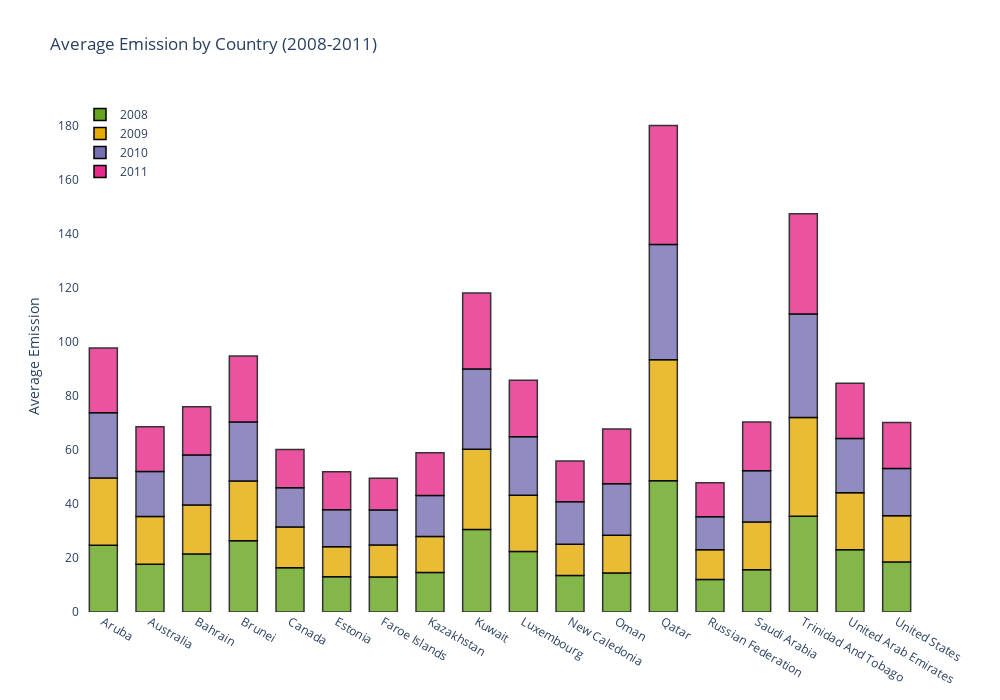

The code cell stored with this chart in its notebook:
### Code cell
# Define color schemes
colors2 = py_colors.qualitative.Dark2

# Create bar traces for each year with specified width and colors
trace1 = go.Bar(
    x=top_countries.index, y=top_countries[2008], width=0.6,
    name='2008', marker=dict(color=colors2[4], opacity=0.8, line=dict(color='rgb(0,0,0)', width=1.5))
)
trace2 = go.Bar(
    x=top_countries.index, y=top_countries[2009], width=0.6,
    name='2009', marker=dict(color=colors2[5], opacity=0.8, line=dict(color='rgb(0,0,0)', width=1.5))
)
trace3 = go.Bar(
    x=top_countries.index, y=top_countries[2010], width=0.6,
    name='2010', marker=dict(color=colors2[2], opacity=0.8, line=dict(color='rgb(0,0,0)', width=1.5))
)
trace4 = go.Bar(
    x=top_countries.index, y=top_countries[2011], width=0.6,
    name='2011', marker=dict(color=colors2[3], opacity=0.8, line=dict(color='rgb(0,0,0)', width=1.5))
)

# Combine traces into a list
data = [trace1, trace2, trace3, trace4]

# Define layout with enhancements
layout = go.Layout(
    title='Average Emission by Country (2008-2011)',
    yaxis=dict(
        title='Average Emission',
        dtick=20.0
    ),
    barmode='relative',
    paper_bgcolor="rgba(255,255,255,1)",  
    plot_bgcolor='rgba(255,255,255,1)',  
    height=700, 
    width=1000,
    legend=dict(
        x=0,
        y=1,
        bgcolor='rgba(255, 255, 255, 0.5)'
    )
)

# Create the figure with the data and layout
fig = go.Figure(data=data, layout=layout)


fig.show()

### Figure 1 — Plotly figure (JSON) as saved in the notebook; plotly's stock layout.template omitted (floating-point values rounded to 4 significant figures)
{"data": [{"marker": {"color": "rgb(102,166,30)", "line": {"color": "rgb(0,0,0)", "width": 1.5}, "opacity": 0.8}, "name": "2008", "type": "bar", "width": 0.6, "x": ["Aruba", "Australia", "Bahrain", "Brunei", "Canada", "Estonia", "Faroe Islands", "Kazakhstan", "Kuwait", "Luxembourg", "New Caledonia", "Oman", "Qatar", "Russian Federation", "Saudi Arabia", "Trinidad And Tobago", "United Arab Emirates", "United States"], "y": [24.75, 17.7, 21.52, 26.34, 16.37, 13.08, 12.97, 14.66, 30.58, 22.39, 13.53, 14.48, 48.6, 12.02, 15.64, 35.46, 23.03, 18.49]}, {"marker": {"color": "rgb(230,171,2)", "line": {"color": "rgb(0,0,0)", "width": 1.5}, "opacity": 0.8}, "name": "2009", "type": "bar", "width": 0.6, "x": ["Aruba", "Australia", "Bahrain", "Brunei", "Canada", "Estonia", "Faroe Islands", "Kazakhstan", "Kuwait", "Luxembourg", "New Caledonia", "Oman", "Qatar", "Russian Federation", "Saudi Arabia", "Trinidad And Tobago", "United Arab Emirates", "United States"], "y": [24.88, 17.63, 18.14, 22.15, 15.09, 11.05, 11.84, 13.31, 29.72, 20.88, 11.57, 13.93, 44.84, 11.03, 17.69, 36.57, 21.1, 17.19]}, {"marker": {"color": "rgb(117,112,179)", "line": {"color": "rgb(0,0,0)", "width": 1.5}, "opacity": 0.8}, "name": "2010", "type": "bar", "width": 0.6, "x": ["Aruba", "Australia", "Bahrain", "Brunei", "Canada", "Estonia", "Faroe Islands", "Kazakhstan", "Kuwait", "Luxembourg", "New Caledonia", "Oman", "Qatar", "Russian Federation", "Saudi Arabia", "Trinidad And Tobago", "United Arab Emirates", "United States"], "y": [24.18, 16.71, 18.44, 21.87, 14.59, 13.77, 12.99, 15.15, 29.69, 21.64, 15.68, 19.12, 42.64, 12.2, 18.98, 38.34, 20.12, 17.48]}, {"marker": {"color": "rgb(231,41,138)", "line": {"color": "rgb(0,0,0)", "width": 1.5}, "opacity": 0.8}, "name": "2011", "type": "bar", "width": 0.6, "x": ["Aruba", "Australia", "Bahrain", "Brunei", "Canada", "Estonia", "Faroe Islands", "Kazakhstan", "Kuwait", "Luxembourg", "New Caledonia", "Oman", "Qatar", "Russian Federation", "Saudi Arabia", "Trinidad And Tobago", "United Arab Emirates", "United States"], "y": [23.92, 16.52, 17.95, 24.39, 14.14, 14.05, 11.72, 15.81, 28.1, 20.9, 15.17, 20.2, 44.02, 12.65, 18.07, 37.14, 20.43, 17.02]}], "layout": {"barmode": "relative", "height": 700, "legend": {"bgcolor": "rgba(255, 255, 255, 0.5)", "x": 0, "y": 1}, "paper_bgcolor": "rgba(255,255,255,1)", "plot_bgcolor": "rgba(255,255,255,1)", "title": {"text": "Average Emission by Country (2008-2011)"}, "width": 1000, "yaxis": {"dtick": 20, "title": {"text": "Average Emission"}}}}
